Frame 1 (no input): blank canvas, image omitted
Frame 60 (the mouse pressed at the canvas centre just before this capture): blank canvas, image omitted
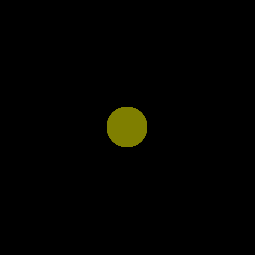
Frame 120 (the mouse held since frame 60 and released just before this capture)

The Processing sketch whose frames 1 and 60 were blank and that drew this single picture after the mouse press (run headless with seeded random() and noise(); from frame 60 on, the mouse is pressed at the canvas centre):

// Processing sketch: processing_12372
// ── processing_12372.pde

int value = 0;
void setup() {
background(0);
size(255, 255);
smooth();
}
void draw() {
fill(mouseX, mouseY, value);
noStroke();
ellipse(mouseX, mouseY, 40, 40);
}
void mouseMoved() 
{
  value = value + 5;
  if (value > 255) {
    value = value - 5;
  }
}
